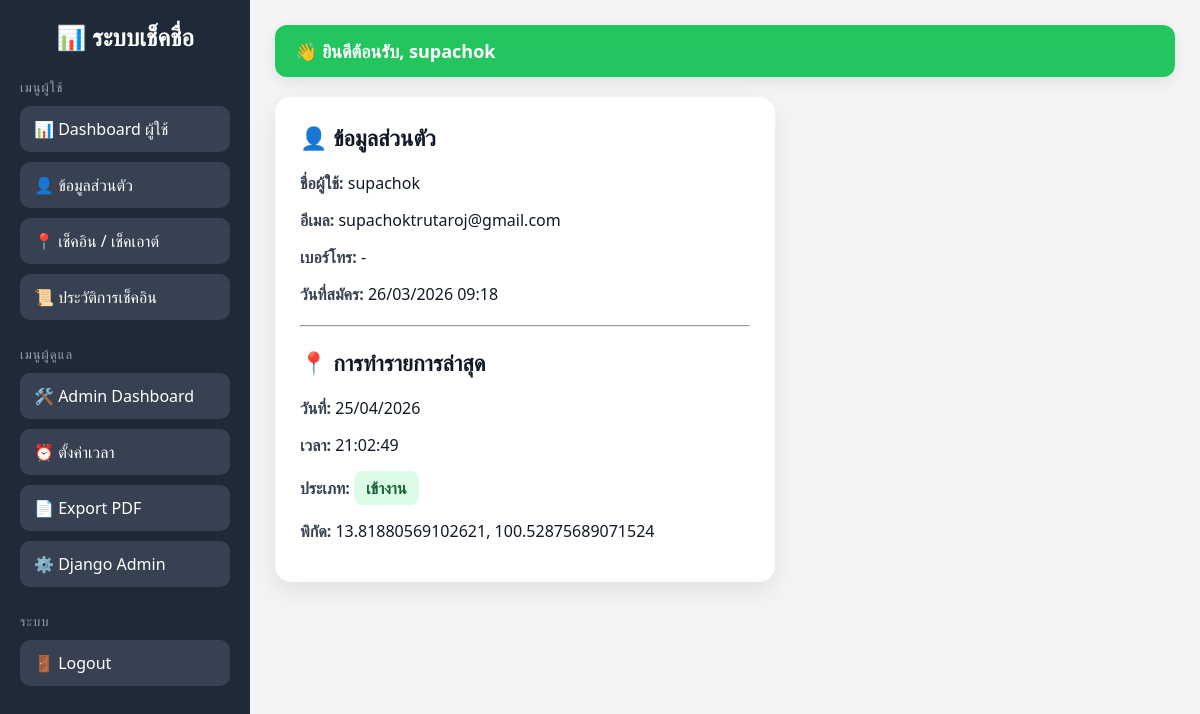
The page /profile/ (signed in) on the database as committed earlier.
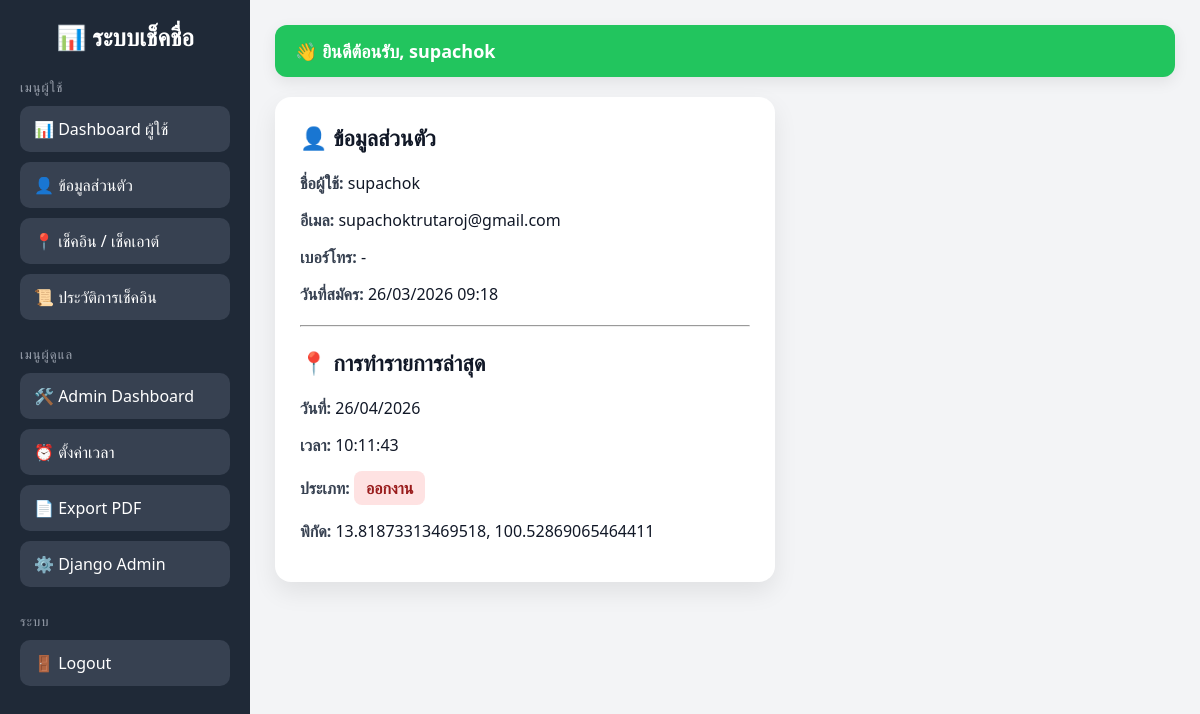
The same page on the database as committed later.
### checkin/models.py (models this page shows, shortened)
class CheckInRecord(models.Model):
    ACTION_CHOICES = [
        ('checkin', 'Check In'),
        ('checkout', 'Check Out'),
    ]
    STATUS_CHOICES = [
        ('present', 'Present'),
        ('late', 'Late'),
    ]
    user = models.ForeignKey(User, on_delete=models.CASCADE)
    action = models.CharField(max_length=10, choices=ACTION_CHOICES)
    latitude = models.FloatField()
    longitude = models.FloatField()
    distance = models.FloatField(default=0)
    status = models.CharField(max_length=10, choices=STATUS_CHOICES, default='present')
    created_at = models.DateTimeField(auto_now_add=True)

### checkin/views.py (the view)
# urls.py: path('profile/', views.profile_view, name='profile'),
@login_required
def profile_view(request):
    user = request.user
    profile, _ = UserProfile.objects.get_or_create(user=user)
    latest_record = (
        CheckInRecord.objects
        .filter(user=user)
        .select_related('user')
        .order_by('-created_at')
        .first()
    )
    total_checkin = CheckInRecord.objects.filter(user=user, action='checkin').count()
    total_checkout = CheckInRecord.objects.filter(user=user, action='checkout').count()
    today = timezone.localdate()
    today_record = (
        CheckInRecord.objects
        .filter(user=user, created_at__date=today)
        .order_by('-created_at')
        .first()
    )
    context = {
        'profile_user': user,
        'profile': profile,
        'latest_record': latest_record,
        'total_checkin': total_checkin,
        'total_checkout': total_checkout,
        'today_record': today_record,
    }
    return render(request, 'profile.html', context)

### checkin/templates/profile.html (shortened to what this page needs)
{% extends 'base.html' %}
{% block content %}
<div class="profile-card">
    <div class="profile-title">👤 ข้อมูลส่วนตัว</div>
    <div class="profile-item">
        <span class="profile-label">ชื่อผู้ใช้:</span>
        {{ user.username }}
    </div>
    <div class="profile-item">
        <span class="profile-label">อีเมล:</span>
        {{ user.email|default:"-" }}
    </div>
    <div class="profile-item">
        <span class="profile-label">เบอร์โทร:</span>
        {{ profile.phone_number|default:"-" }}
    </div>
    <div class="profile-item">
        <span class="profile-label">วันที่สมัคร:</span>
        {{ user.date_joined|date:"d/m/Y H:i" }}
    </div>
    <hr style="margin:20px 0;">
    <div class="profile-title">📍 การทำรายการล่าสุด</div>
    {% if latest_record %}
    <div class="profile-item">
        <span class="profile-label">วันที่:</span>
        {{ latest_record.created_at|date:"d/m/Y" }}
    </div>
    <div class="profile-item">
        <span class="profile-label">เวลา:</span>
        {{ latest_record.created_at|time:"H:i:s" }}
    </div>
    <div class="profile-item">
        <span class="profile-label">ประเภท:</span>
        {% if latest_record.action == 'checkin' %}
        <span class="badge badge-green">เข้างาน</span>
        {% else %}
        <span class="badge badge-red">ออกงาน</span>
        {% endif %}
    </div>
    <div class="profile-item">
        <span class="profile-label">พิกัด:</span>
        {{ latest_record.latitude }}, {{ latest_record.longitude }}
    </div>
    {% else %}
    <p>ยังไม่มีข้อมูล</p>
    {% endif %}
</div>
{% endblock %}

Rows that differ between the two databases and show on the page:
no longer on this page (row unchanged): CheckInRecord: created_at "25/04/2026", created_at "21:02:49", latitude "13.81880569102621", longitude "100.52875689071524"
added CheckInRecord: created_at "26/04/2026", created_at "10:11:43", latitude "13.81873313469518", longitude "100.52869065464411"
Other text that changed with them:
text no longer shown: "เข้างาน"
text now shown: "ออกงาน"
